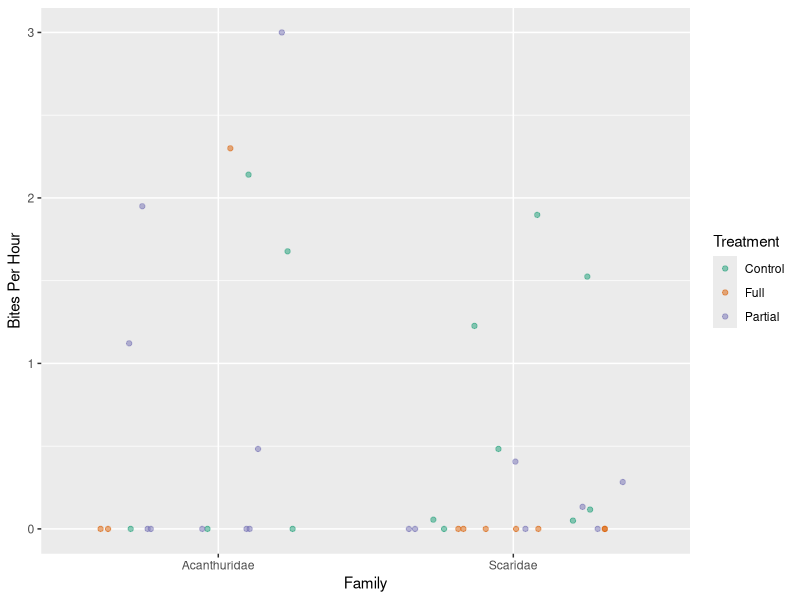
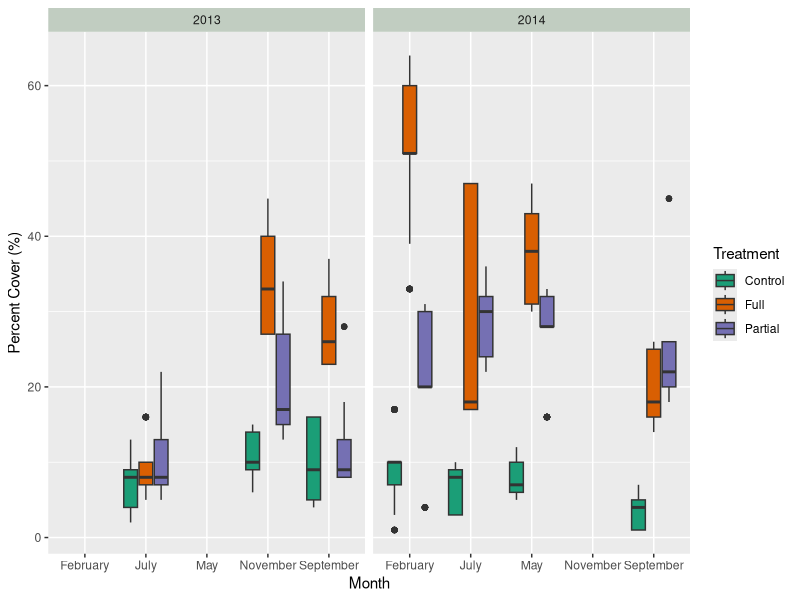
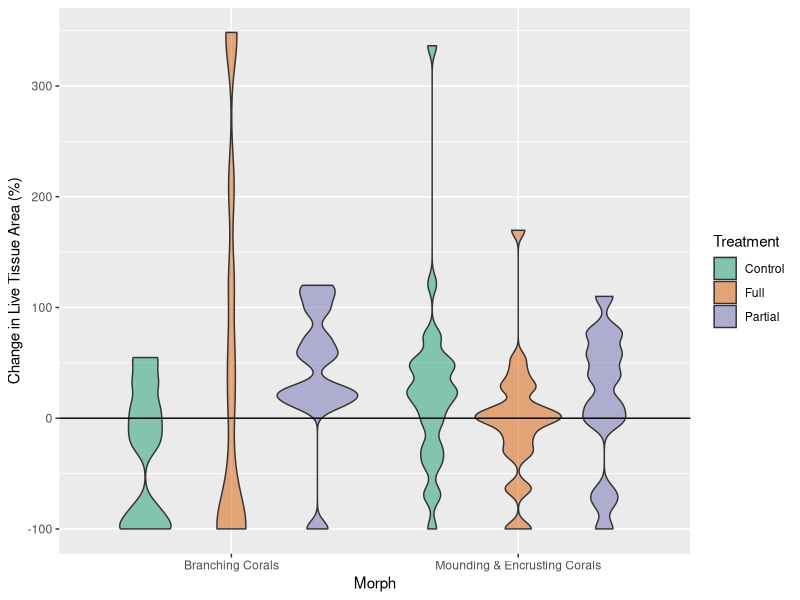
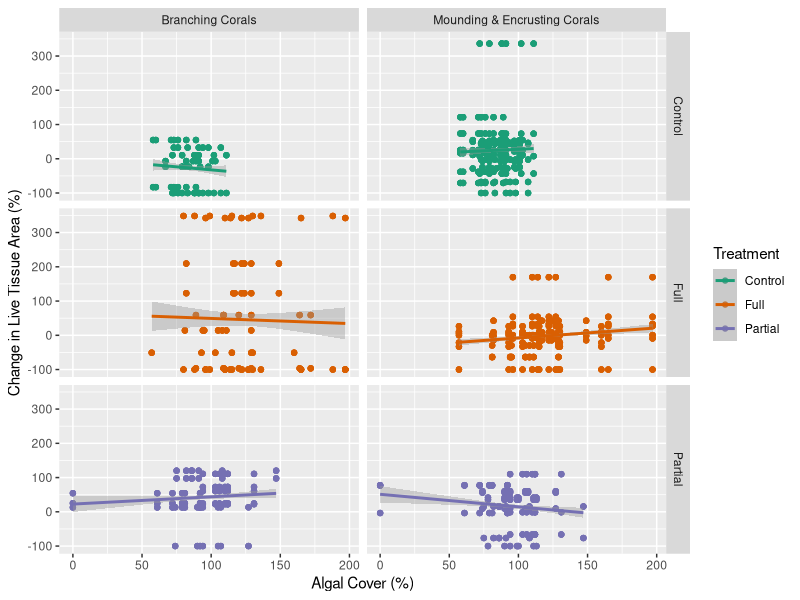

Write R code to recreate these figures, in order.
## ---- chunk 1
knitr::opts_chunk$set(echo = TRUE)
library(tidyverse)

### All libraries must be loaded in this chunk
### Any global options you'd like to set (a global ggplot theme for example) should go here
## ---- chunk 2
## Read in and save your two tidy CSV files here for downstream use. 
## Show their output with head() for reproduciblity!
read_csv("treatment_results.csv") -> treatment_results
head(treatment_results)
read_csv("plot_bites.csv") -> plot_bites
head(plot_bites)
## ---- chunk 3
## Code to prepare data for plotting goes here. 
## It should save a dataset you can use to plot in the next chunk.
plot_bites %>%
  filter(family == c("Acanthuridae", "Scaridae"), treatment == c("Full", "Partial", "Control")) %>% 
  #only need the two families according to previos graph and then filtered all treatment types
  mutate(bites_corr_hour = (timeCorrBites/60))%>%
  select(treatment,family, bites_corr_hour) -> new_bites_hour
  #out of all the columns, only needed treatment, family, and timeCorrBites

head(new_bites_hour)
#making sure it has all necessary components for graph
## ---- chunk 4
## plot the data here.
## ensure an appropriate figure size and legible output by setting the fig.width and fig.height for this chunk
new_bites_hour %>%
  ggplot(aes(x = family, y= bites_corr_hour)) +
  geom_jitter(aes(color=treatment), alpha=0.5)+ #used alpha so can guarantee seeing all of the points
  scale_color_brewer(palette= "Dark2") + #colorblind friendly palette
  labs(x = "Family", y = "Bites Per Hour", color = "Treatment") ->figure3b 


figure3b

## ---- chunk 5
## Code to prepare data for plotting goes here. 
## It should save a dataset you can use to plot in the next chunk.

treatment_results %>%
  filter(Species == "artCal") %>% 
  #only selecting articulated calcareous algae
  select(Species, treatment, Month, Year, Percent_cover) -> new_artcal_results
  #figure will need the species, month/year, percent cover

head(new_artcal_results)
#making sure it has all necessary components for figure
## ---- chunk 6
## plot the data here.
## ensure an appropriate figure size and legible output by setting the fig.width and fig.height for this chunk

new_artcal_results %>%
  ggplot(aes(x = Month, y = Percent_cover, fill= treatment)) +
  geom_boxplot(position = position_dodge2(width = 1)) +
  #would be able to show outliers in this form of graph as well as average
  facet_grid(~Year)+
  #wanted the years next to eachother to observe year difference
  scale_fill_brewer(palette= "Dark2") +
  #colorblind friendly palette 
  theme(strip.background = element_rect(fill = "honeydew3")) +
  #felt like switching up the header color
  labs(y = "Percent Cover (%)", fill = "Treatment") -> figure_5b

figure_5b
## ---- chunk 7
## Code to prepare data for plotting goes here. 
## It should save a dataset you can use to plot in the next chunk.

treatment_results %>%
 mutate(Morph = case_when(morph == "mound.crust" ~ "Mounding & Encrusting Corals", morph == "branch" ~ "Branching Corals")) %>%
  drop_na(Morph) %>%
  #removed NAs
  select(- morph) %>%
  #removed column since created a new one with new names
  mutate(growth = growth * 100) %>%
  #after looking at data again and graph, realized that it was not in percent so needed to multiply by 100
  select(Morph, growth, treatment) -> new_morph
  #only shows what I will be graphing so it is cleaner to look like and when deciding how to wrangle data
  
new_morph
## ---- chunk 8
## plot the data here.
## ensure an appropriate figure size and legible output by setting the fig.width and fig.height for this chunk

new_morph %>%
  ggplot(aes(x = Morph, y = growth, fill = treatment)) +
  geom_violin(alpha = 0.5) +
  #would show distribution of data/be able to properly see black line
  scale_fill_brewer(palette = "Dark2") +
  #colorblind friendly
  labs(y = "Change in Live Tissue Area (%)", fill = "Treatment") +
  geom_hline(yintercept = 0, col = "black")  -> figure_6a
  #had a black line go through the y intercept to show where there is 0 % change

figure_6a
## ---- chunk 9
## Code to prepare data for plotting goes here. 
## It should save a dataset you can use to plot in the next chunk.

treatment_results %>%
  filter(Species == "totalAlgae") %>%
  #only plotting Algae totals
   mutate(Morph = case_when(morph == "mound.crust" ~ "Mounding & Encrusting Corals", morph == "branch" ~ "Branching Corals")) %>%
  drop_na(Morph) %>%
  #removed NAs
  select(- morph) %>%
  #removed column since created a new one with new names
  mutate(growth = growth * 100) %>%
  #made it a percent not decimal
  select(Morph, treatment, growth, Percent_cover) -> new_algal_cover
  #selected only columns that were needed 

new_algal_cover
## ---- chunk 10
## plot the data here.
## ensure an appropriate figure size and legible output by setting the fig.width and fig.height for this chunk

new_algal_cover %>%
  ggplot(aes(x = Percent_cover, y = growth, color = treatment)) +
  geom_point()+
  #scatterplot to show where data points are
  facet_grid(treatment~ Morph) +
  #wanted to separate morphs and treatments to better understand data
  scale_color_brewer(palette = "Dark2") +
  #colorblind friendly color
  labs(y = "Change in Live Tissue Area (%)", x = "Algal Cover (%)", color = "Treatment") +
  geom_smooth(method = "lm") -> figure_6b
  #made smooth trendlines

figure_6b
## ---- chunk 11
## Code to prepare data for plotting goes here. 
## It should save a dataset you can use to plot in the next chunk.
## ---- chunk 12
## plot the data here.
## ensure an appropriate figure size and legible output by setting the fig.width and fig.height for this chunk
